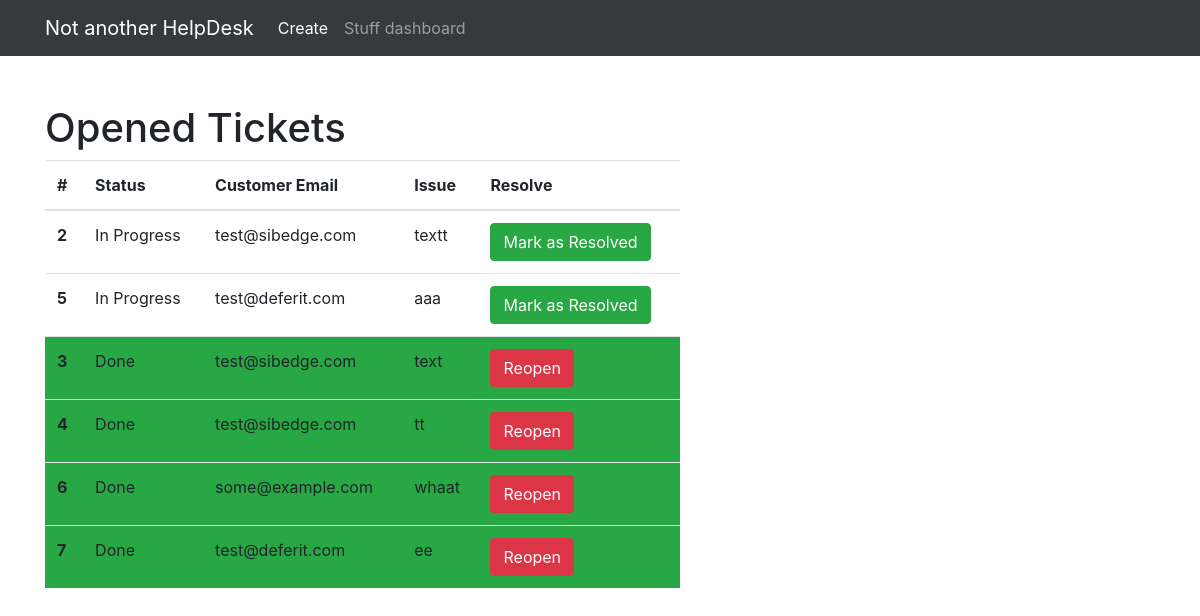
The page /support/tickets/ on the database as committed earlier.
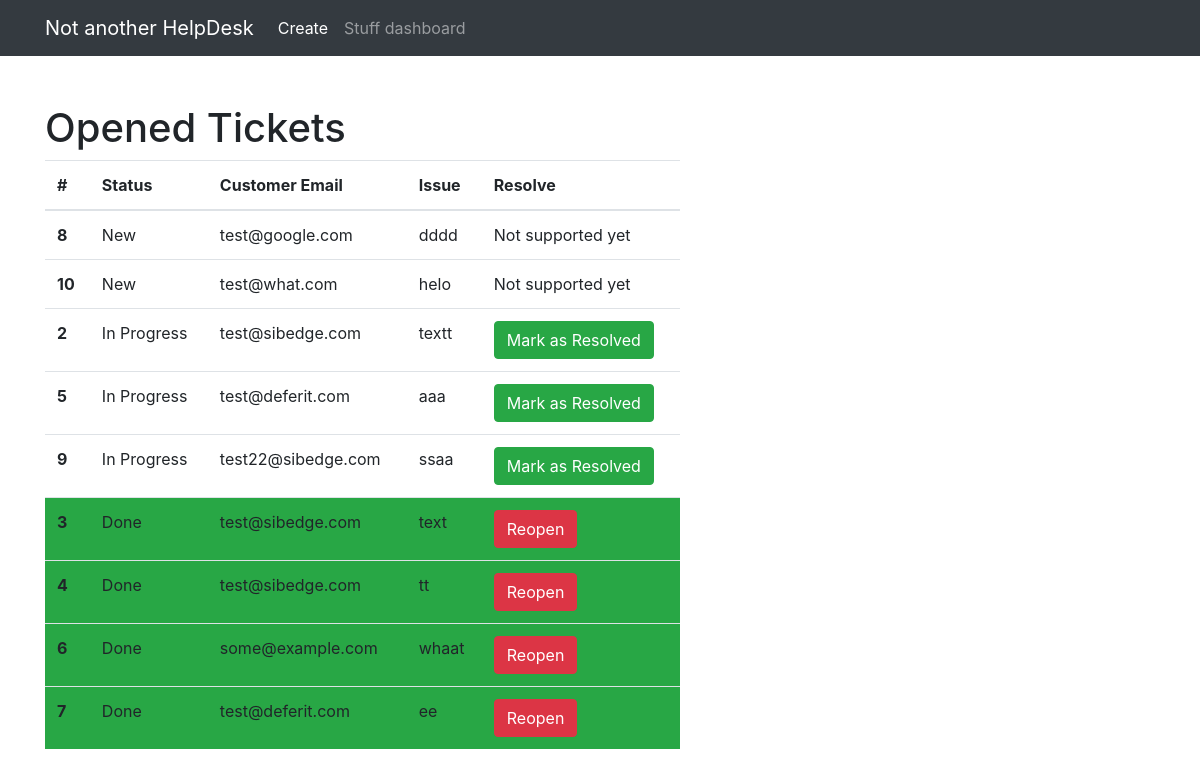
The same page on the database as committed later.
### support/models.py (models this page shows, shortened)
class Ticket(models.Model):
    issue = models.TextField(null=False, blank=False)
    status = models.IntegerField(choices=TicketStatus.choices, default=TicketStatus.NEW, null=False, blank=False)
    customer_email = models.EmailField(null=False, blank=False)
    assigned_to = models.ForeignKey(StaffUser, on_delete=models.PROTECT, null=True, blank=True)

### support/views.py (the view)
# urls.py: path('tickets/', views.ListTickets.as_view(), name='list-tickets'),
class ListTickets(View):
    def get(self, request):
        tickets = Ticket.objects.order_by('status').all()
        context = {
            "tickets": tickets,
        }
        return render(request, 'support/ticket_list.html', context)

### templates/support/ticket_list.html (shortened to what this page needs)
<!DOCTYPE html>
<html lang="en">
<head>
    <link rel="stylesheet" href="https://stackpath.bootstrapcdn.com/bootstrap/4.3.1/css/bootstrap.min.css"
>
</head>
<body>
<nav class="navbar navbar-expand-lg navbar-dark bg-dark">
    <div class="container">
        <a class="navbar-brand" href="#">Not another HelpDesk</a>
        <div class="collapse navbar-collapse" id="navbarSupportedContent">
            <ul class="navbar-nav ms-auto mb-2 mb-lg-0">
                <li class="nav-item"><a class="nav-link active" aria-current="page" href="{% url "index" %}">Create</a>
                </li>
                <li class="nav-item"><a class="nav-link" href="{% url "list-tickets" %}">Stuff dashboard</a></li>
            </ul>
        </div>
    </div>
</nav>
<div class="container">
    <div class="mt-5">
        <h1>Opened Tickets</h1>
        <div class="row justify-content">
            <div class="col-7">
                <table class="table table-hover">
                    <thead>
                    <tr>
                        <th scope="col">#</th>
                        <th scope="col">Status</th>
                        <th scope="col">Customer Email</th>
                        <th scope="col">Issue</th>
                        <th scope="col">Resolve</th>
                    </tr>
                    </thead>
                    <tbody>
                    {% for ticket in tickets %}
                        <tr class="{% if ticket.status == 30 %}bg-success{% endif %}">
                            <th scope="row">{{ ticket.id }}</th>
                            <td>{{ ticket.get_status_display }}</td>
                            <td>{{ ticket.customer_email }}</td>
                            <td>{{ ticket.issue }}</td>
                            {% if ticket.status == 20 %}
                                <td>
                                    <button name="{{ ticket.id }}" type="button"
                                            class="btn btn-success resolveButton">Mark as Resolved
                                    </button>
                                </td>
                                {% elif ticket.status == 10 %}
                                <td>
                                    Not supported yet
                                </td>
                            {% else %}
                                <td><button name="{{ ticket.id }}" type="button"
                                            class="btn btn-danger reopenButton">Reopen
                                    </button></td>
                            {% endif %}
                        </tr>
                    {% endfor %}
                    </tbody>
                </table>
            </div>
        </div>
    </div>
</div>
</body>
</html>

Rows that differ between the two databases and show on the page:
added Ticket: id "8", status "New", customer_email "test@google.com", issue "dddd", shows "Not supported yet"
added Ticket: id "10", status "New", customer_email "test@what.com", issue "helo", shows "Not supported yet"
added Ticket: id "9", status "In Progress", customer_email "test22@sibedge.com", issue "ssaa"
